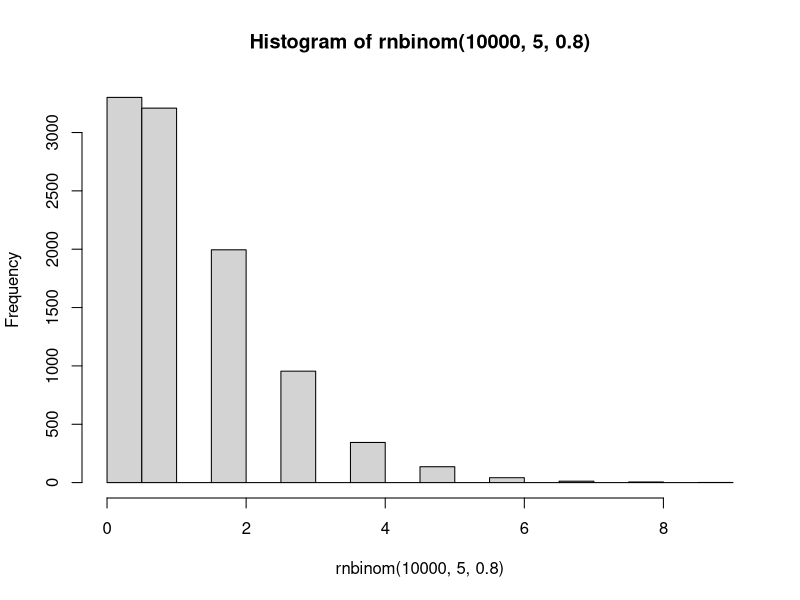

Generate this figure with R:
## ---- chunk 1
rmaxnegbin <- function(n,r,p,D){
  result <- rep(0,n)
  for(i in 1:n){
    result[i] <- max(rnbinom(D,r,1-p))
  }
  return(result)
}
x <- rmaxnegbin(10000,.1,.04,2)
var(x)/mean(x)
## ---- chunk 2
hist(rnbinom(10000, 5, .8))
